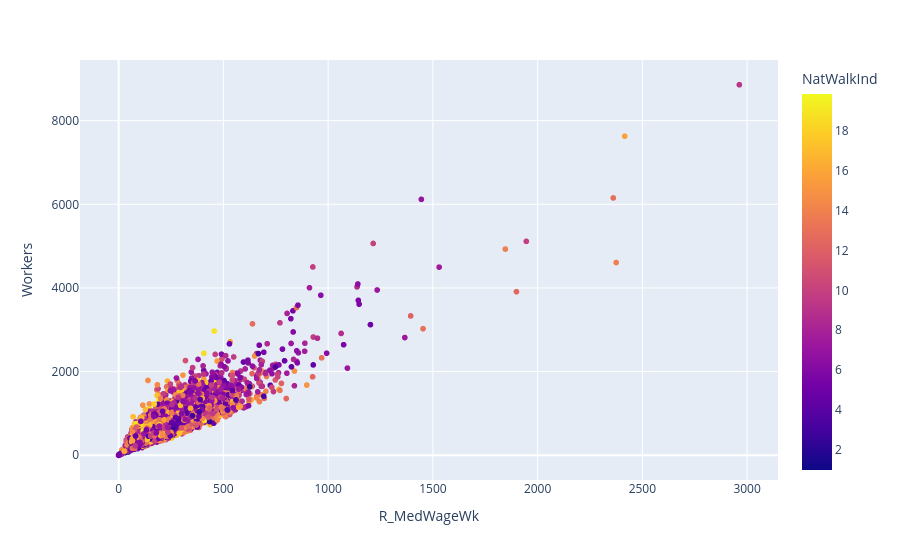

Notebook source saved alongside this figure:
### Code cell
px.scatter(walk_Data.sample(10000),y='Workers', x='R_MedWageWk', color='NatWalkInd')

### Figure 1 — Plotly figure (JSON) as saved in the notebook; plotly's stock layout.template omitted (floating-point values rounded to 4 significant figures; data arrays with more than 128 entries replaced by an {"elided": "..."} marker saying what was removed)
{"data": [{"hovertemplate": "R_MedWageWk=%{x}<br>Workers=%{y}<br>NatWalkInd=%{marker.color}<extra></extra>", "legendgroup": "", "marker": {"color": {"elided": "10000 float values"}, "coloraxis": "coloraxis", "symbol": "circle"}, "mode": "markers", "name": "", "showlegend": false, "type": "scattergl", "x": {"elided": "10000 int values"}, "xaxis": "x", "y": {"elided": "10000 int values"}, "yaxis": "y"}], "layout": {"coloraxis": {"colorbar": {"title": {"text": "NatWalkInd"}}, "colorscale": [[0, "#0d0887"], [0.1111, "#46039f"], [0.2222, "#7201a8"], [0.3333, "#9c179e"], [0.4444, "#bd3786"], [0.5556, "#d8576b"], [0.6667, "#ed7953"], [0.7778, "#fb9f3a"], [0.8889, "#fdca26"], [1, "#f0f921"]]}, "legend": {"tracegroupgap": 0}, "margin": {"t": 60}, "xaxis": {"anchor": "y", "domain": [0, 1], "title": {"text": "R_MedWageWk"}}, "yaxis": {"anchor": "x", "domain": [0, 1], "title": {"text": "Workers"}}}}
